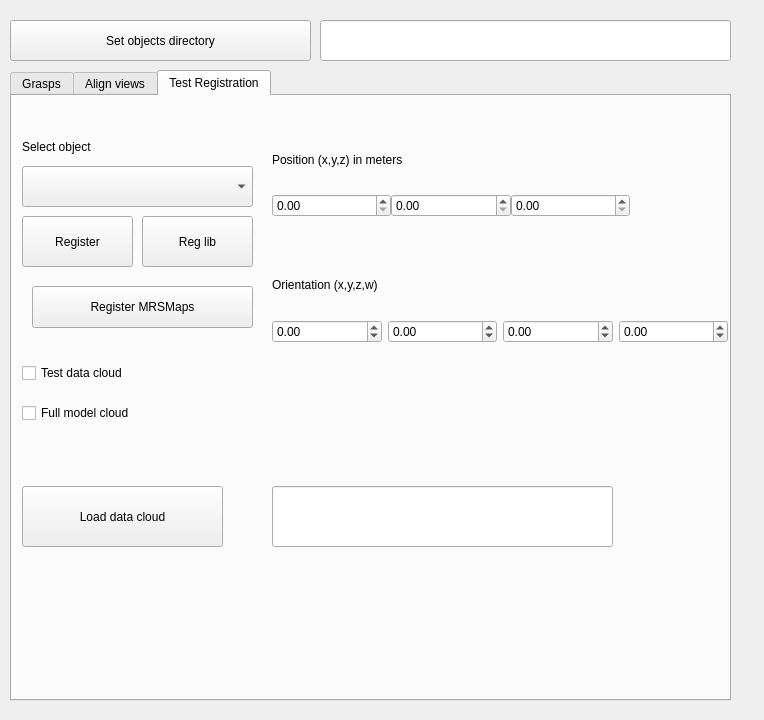
<?xml version="1.0" encoding="UTF-8"?>
<ui version="4.0">
 <class>grasp_editor</class>
 <widget class="QWidget" name="grasp_editor">
  <property name="geometry">
   <rect>
    <x>0</x>
    <y>0</y>
    <width>764</width>
    <height>720</height>
   </rect>
  </property>
  <property name="windowTitle">
   <string>Form</string>
  </property>
  <widget class="QTabWidget" name="tabWidget">
   <property name="geometry">
    <rect>
     <x>10</x>
     <y>70</y>
     <width>721</width>
     <height>631</height>
    </rect>
   </property>
   <property name="currentIndex">
    <number>2</number>
   </property>
   <widget class="QWidget" name="graspsTab">
    <attribute name="title">
     <string>Grasps</string>
    </attribute>
    <widget class="QPushButton" name="loadObjectPushButton">
     <property name="geometry">
      <rect>
       <x>10</x>
       <y>10</y>
       <width>151</width>
       <height>42</height>
      </rect>
     </property>
     <property name="text">
      <string>Load Object</string>
     </property>
    </widget>
    <widget class="QPushButton" name="loadGraspsPushButton">
     <property name="geometry">
      <rect>
       <x>10</x>
       <y>60</y>
       <width>171</width>
       <height>41</height>
      </rect>
     </property>
     <property name="text">
      <string>Load grasps</string>
     </property>
    </widget>
    <widget class="QPushButton" name="saveGraspPushButton">
     <property name="geometry">
      <rect>
       <x>190</x>
       <y>60</y>
       <width>181</width>
       <height>41</height>
      </rect>
     </property>
     <property name="text">
      <string>Save grasps</string>
     </property>
    </widget>
    <widget class="QPushButton" name="graspIconPushButton">
     <property name="geometry">
      <rect>
       <x>10</x>
       <y>140</y>
       <width>71</width>
       <height>91</height>
      </rect>
     </property>
     <property name="text">
      <string/>
     </property>
     <property name="icon">
      <iconset resource="../../resource/icons.qrc">
       <normaloff>:/grasp/grasp/gripper-clipart-1.png</normaloff>:/grasp/grasp/gripper-clipart-1.png</iconset>
     </property>
     <property name="iconSize">
      <size>
       <width>32</width>
       <height>32</height>
      </size>
     </property>
     <property name="default">
      <bool>false</bool>
     </property>
    </widget>
    <widget class="QPushButton" name="addGraspPushButton">
     <property name="geometry">
      <rect>
       <x>90</x>
       <y>140</y>
       <width>151</width>
       <height>41</height>
      </rect>
     </property>
     <property name="text">
      <string>Add grasp</string>
     </property>
    </widget>
    <widget class="QTableWidget" name="graspsTableWidget">
     <property name="geometry">
      <rect>
       <x>90</x>
       <y>190</y>
       <width>311</width>
       <height>151</height>
      </rect>
     </property>
    </widget>
    <widget class="QSlider" name="ySizeHorizontalSlider">
     <property name="geometry">
      <rect>
       <x>199</x>
       <y>440</y>
       <width>191</width>
       <height>20</height>
      </rect>
     </property>
     <property name="orientation">
      <enum>Qt::Horizontal</enum>
     </property>
    </widget>
    <widget class="QComboBox" name="shapesComboBox">
     <property name="geometry">
      <rect>
       <x>230</x>
       <y>350</y>
       <width>161</width>
       <height>41</height>
      </rect>
     </property>
     <item>
      <property name="text">
       <string>Cube</string>
      </property>
     </item>
     <item>
      <property name="text">
       <string>Cylinder</string>
      </property>
     </item>
    </widget>
    <widget class="QLabel" name="label">
     <property name="geometry">
      <rect>
       <x>90</x>
       <y>400</y>
       <width>71</width>
       <height>31</height>
      </rect>
     </property>
     <property name="text">
      <string>X-size</string>
     </property>
    </widget>
    <widget class="QLabel" name="label_2">
     <property name="geometry">
      <rect>
       <x>90</x>
       <y>430</y>
       <width>71</width>
       <height>31</height>
      </rect>
     </property>
     <property name="text">
      <string>Y-size</string>
     </property>
    </widget>
    <widget class="QLabel" name="label_3">
     <property name="geometry">
      <rect>
       <x>90</x>
       <y>460</y>
       <width>81</width>
       <height>31</height>
      </rect>
     </property>
     <property name="text">
      <string>Z-size</string>
     </property>
    </widget>
    <widget class="QSlider" name="zSizeHorizontalSlider">
     <property name="geometry">
      <rect>
       <x>200</x>
       <y>470</y>
       <width>191</width>
       <height>16</height>
      </rect>
     </property>
     <property name="orientation">
      <enum>Qt::Horizontal</enum>
     </property>
    </widget>
    <widget class="QSlider" name="xSizeHorizontalSlider">
     <property name="geometry">
      <rect>
       <x>199</x>
       <y>410</y>
       <width>191</width>
       <height>20</height>
      </rect>
     </property>
     <property name="minimum">
      <number>1</number>
     </property>
     <property name="maximum">
      <number>100</number>
     </property>
     <property name="orientation">
      <enum>Qt::Horizontal</enum>
     </property>
    </widget>
    <widget class="QPushButton" name="addShapePushButton">
     <property name="geometry">
      <rect>
       <x>90</x>
       <y>350</y>
       <width>131</width>
       <height>41</height>
      </rect>
     </property>
     <property name="text">
      <string>Add shape</string>
     </property>
    </widget>
    <widget class="QPushButton" name="sampleGraspPushButton">
     <property name="geometry">
      <rect>
       <x>230</x>
       <y>530</y>
       <width>251</width>
       <height>41</height>
      </rect>
     </property>
     <property name="text">
      <string>Sample shape-grasp</string>
     </property>
    </widget>
    <widget class="QPushButton" name="addShapeGraspPushButton">
     <property name="geometry">
      <rect>
       <x>0</x>
       <y>530</y>
       <width>221</width>
       <height>41</height>
      </rect>
     </property>
     <property name="text">
      <string>Add shape-grasp</string>
     </property>
    </widget>
    <widget class="QComboBox" name="mergedViewComboBox">
     <property name="geometry">
      <rect>
       <x>190</x>
       <y>10</y>
       <width>221</width>
       <height>41</height>
      </rect>
     </property>
    </widget>
    <widget class="QPushButton" name="viewMergedPushButton">
     <property name="geometry">
      <rect>
       <x>430</x>
       <y>10</y>
       <width>111</width>
       <height>41</height>
      </rect>
     </property>
     <property name="text">
      <string>View</string>
     </property>
    </widget>
   </widget>
   <widget class="QWidget" name="alignTab">
    <attribute name="title">
     <string>Align views</string>
    </attribute>
    <widget class="QComboBox" name="objectsComboBox">
     <property name="geometry">
      <rect>
       <x>210</x>
       <y>20</y>
       <width>191</width>
       <height>41</height>
      </rect>
     </property>
    </widget>
    <widget class="QPushButton" name="loadViewsPushButton">
     <property name="geometry">
      <rect>
       <x>400</x>
       <y>20</y>
       <width>81</width>
       <height>41</height>
      </rect>
     </property>
     <property name="text">
      <string>Load</string>
     </property>
    </widget>
    <widget class="QLabel" name="label_4">
     <property name="geometry">
      <rect>
       <x>30</x>
       <y>70</y>
       <width>201</width>
       <height>41</height>
      </rect>
     </property>
     <property name="text">
      <string>Select view</string>
     </property>
    </widget>
    <widget class="QComboBox" name="viewsComboBox">
     <property name="geometry">
      <rect>
       <x>210</x>
       <y>70</y>
       <width>191</width>
       <height>41</height>
      </rect>
     </property>
    </widget>
    <widget class="QPushButton" name="viewPushButton">
     <property name="geometry">
      <rect>
       <x>400</x>
       <y>70</y>
       <width>81</width>
       <height>41</height>
      </rect>
     </property>
     <property name="text">
      <string>View</string>
     </property>
    </widget>
    <widget class="QCheckBox" name="normCheckBox">
     <property name="geometry">
      <rect>
       <x>130</x>
       <y>120</y>
       <width>181</width>
       <height>20</height>
      </rect>
     </property>
     <property name="text">
      <string>Normalized</string>
     </property>
     <property name="checked">
      <bool>true</bool>
     </property>
    </widget>
    <widget class="QCheckBox" name="normto0CheckBox">
     <property name="geometry">
      <rect>
       <x>310</x>
       <y>120</y>
       <width>251</width>
       <height>20</height>
      </rect>
     </property>
     <property name="text">
      <string>Normalized to 0</string>
     </property>
    </widget>
    <widget class="QLabel" name="label_7">
     <property name="geometry">
      <rect>
       <x>20</x>
       <y>30</y>
       <width>211</width>
       <height>31</height>
      </rect>
     </property>
     <property name="text">
      <string>Select object</string>
     </property>
    </widget>
    <widget class="QWidget" name="horizontalLayoutWidget">
     <property name="geometry">
      <rect>
       <x>20</x>
       <y>150</y>
       <width>671</width>
       <height>45</height>
      </rect>
     </property>
     <layout class="QHBoxLayout" name="horizontalLayout_3">
      <item>
       <widget class="QLabel" name="label_9">
        <property name="text">
         <string>Q (cam)</string>
        </property>
       </widget>
      </item>
      <item>
       <widget class="QDoubleSpinBox" name="qxCamDoubleSpinBox">
        <property name="readOnly">
         <bool>true</bool>
        </property>
        <property name="minimum">
         <double>-1.000000000000000</double>
        </property>
        <property name="maximum">
         <double>1.000000000000000</double>
        </property>
       </widget>
      </item>
      <item>
       <widget class="QDoubleSpinBox" name="qyCamDoubleSpinBox">
        <property name="readOnly">
         <bool>true</bool>
        </property>
        <property name="minimum">
         <double>-1.000000000000000</double>
        </property>
        <property name="maximum">
         <double>1.000000000000000</double>
        </property>
       </widget>
      </item>
      <item>
       <widget class="QDoubleSpinBox" name="qzCamDoubleSpinBox">
        <property name="readOnly">
         <bool>true</bool>
        </property>
        <property name="minimum">
         <double>-1.000000000000000</double>
        </property>
        <property name="maximum">
         <double>1.000000000000000</double>
        </property>
       </widget>
      </item>
      <item>
       <widget class="QDoubleSpinBox" name="qwCamDoubleSpinBox">
        <property name="readOnly">
         <bool>true</bool>
        </property>
        <property name="minimum">
         <double>-1.000000000000000</double>
        </property>
        <property name="maximum">
         <double>1.000000000000000</double>
        </property>
       </widget>
      </item>
     </layout>
    </widget>
   </widget>
   <widget class="QWidget" name="registerTab">
    <attribute name="title">
     <string>Test Registration</string>
    </attribute>
    <widget class="QWidget" name="verticalLayoutWidget">
     <property name="geometry">
      <rect>
       <x>260</x>
       <y>30</y>
       <width>358</width>
       <height>91</height>
      </rect>
     </property>
     <layout class="QVBoxLayout" name="verticalLayout">
      <property name="spacing">
       <number>0</number>
      </property>
      <item>
       <widget class="QLabel" name="label_5">
        <property name="text">
         <string>Position (x,y,z) in meters</string>
        </property>
       </widget>
      </item>
      <item>
       <layout class="QHBoxLayout" name="horizontalLayout">
        <item>
         <widget class="QDoubleSpinBox" name="x"/>
        </item>
        <item>
         <widget class="QDoubleSpinBox" name="y"/>
        </item>
        <item>
         <widget class="QDoubleSpinBox" name="z"/>
        </item>
       </layout>
      </item>
     </layout>
    </widget>
    <widget class="QWidget" name="verticalLayoutWidget_2">
     <property name="geometry">
      <rect>
       <x>260</x>
       <y>160</y>
       <width>456</width>
       <height>87</height>
      </rect>
     </property>
     <layout class="QVBoxLayout" name="verticalLayout_2">
      <item>
       <widget class="QLabel" name="label_6">
        <property name="text">
         <string>Orientation (x,y,z,w)</string>
        </property>
       </widget>
      </item>
      <item>
       <layout class="QHBoxLayout" name="horizontalLayout_2">
        <item>
         <widget class="QDoubleSpinBox" name="qx">
          <property name="minimum">
           <double>-1.000000000000000</double>
          </property>
          <property name="maximum">
           <double>1.000000000000000</double>
          </property>
         </widget>
        </item>
        <item>
         <widget class="QDoubleSpinBox" name="qy">
          <property name="minimum">
           <double>-1.000000000000000</double>
          </property>
          <property name="maximum">
           <double>1.000000000000000</double>
          </property>
         </widget>
        </item>
        <item>
         <widget class="QDoubleSpinBox" name="qz">
          <property name="minimum">
           <double>-1.000000000000000</double>
          </property>
          <property name="maximum">
           <double>1.000000000000000</double>
          </property>
         </widget>
        </item>
        <item>
         <widget class="QDoubleSpinBox" name="qw">
          <property name="minimum">
           <double>-1.000000000000000</double>
          </property>
          <property name="maximum">
           <double>1.000000000000000</double>
          </property>
         </widget>
        </item>
       </layout>
      </item>
     </layout>
    </widget>
    <widget class="QPushButton" name="registrationPushButton">
     <property name="geometry">
      <rect>
       <x>10</x>
       <y>120</y>
       <width>111</width>
       <height>51</height>
      </rect>
     </property>
     <property name="text">
      <string>Register</string>
     </property>
    </widget>
    <widget class="QComboBox" name="registerComboBox">
     <property name="geometry">
      <rect>
       <x>10</x>
       <y>70</y>
       <width>231</width>
       <height>41</height>
      </rect>
     </property>
    </widget>
    <widget class="QLabel" name="label_8">
     <property name="geometry">
      <rect>
       <x>10</x>
       <y>40</y>
       <width>161</width>
       <height>21</height>
      </rect>
     </property>
     <property name="text">
      <string>Select object</string>
     </property>
    </widget>
    <widget class="QPushButton" name="loadDataCloudPushButton">
     <property name="geometry">
      <rect>
       <x>10</x>
       <y>390</y>
       <width>201</width>
       <height>61</height>
      </rect>
     </property>
     <property name="text">
      <string>Load data cloud</string>
     </property>
    </widget>
    <widget class="QLineEdit" name="dataCloudPathLineEdit">
     <property name="geometry">
      <rect>
       <x>260</x>
       <y>390</y>
       <width>341</width>
       <height>61</height>
      </rect>
     </property>
    </widget>
    <widget class="QCheckBox" name="testDataCheckBox">
     <property name="geometry">
      <rect>
       <x>10</x>
       <y>260</y>
       <width>221</width>
       <height>34</height>
      </rect>
     </property>
     <property name="text">
      <string>Test data cloud</string>
     </property>
    </widget>
    <widget class="QCheckBox" name="fullModelcheckBox">
     <property name="geometry">
      <rect>
       <x>10</x>
       <y>300</y>
       <width>231</width>
       <height>34</height>
      </rect>
     </property>
     <property name="text">
      <string>Full model cloud</string>
     </property>
    </widget>
    <widget class="QPushButton" name="registerLibPushButton">
     <property name="geometry">
      <rect>
       <x>130</x>
       <y>120</y>
       <width>111</width>
       <height>51</height>
      </rect>
     </property>
     <property name="text">
      <string>Reg lib</string>
     </property>
    </widget>
    <widget class="QPushButton" name="mrsMapsPushButton">
     <property name="geometry">
      <rect>
       <x>20</x>
       <y>190</y>
       <width>221</width>
       <height>42</height>
      </rect>
     </property>
     <property name="text">
      <string>Register MRSMaps</string>
     </property>
    </widget>
   </widget>
  </widget>
  <widget class="QPushButton" name="objectsPathPushButton">
   <property name="geometry">
    <rect>
     <x>10</x>
     <y>20</y>
     <width>301</width>
     <height>41</height>
    </rect>
   </property>
   <property name="text">
    <string>Set objects directory</string>
   </property>
  </widget>
  <widget class="QLineEdit" name="pathLineEdit">
   <property name="geometry">
    <rect>
     <x>320</x>
     <y>20</y>
     <width>411</width>
     <height>41</height>
    </rect>
   </property>
   <property name="readOnly">
    <bool>true</bool>
   </property>
  </widget>
 </widget>
 <resources>
  <include location="../../resource/icons.qrc"/>
 </resources>
 <connections/>
</ui>
